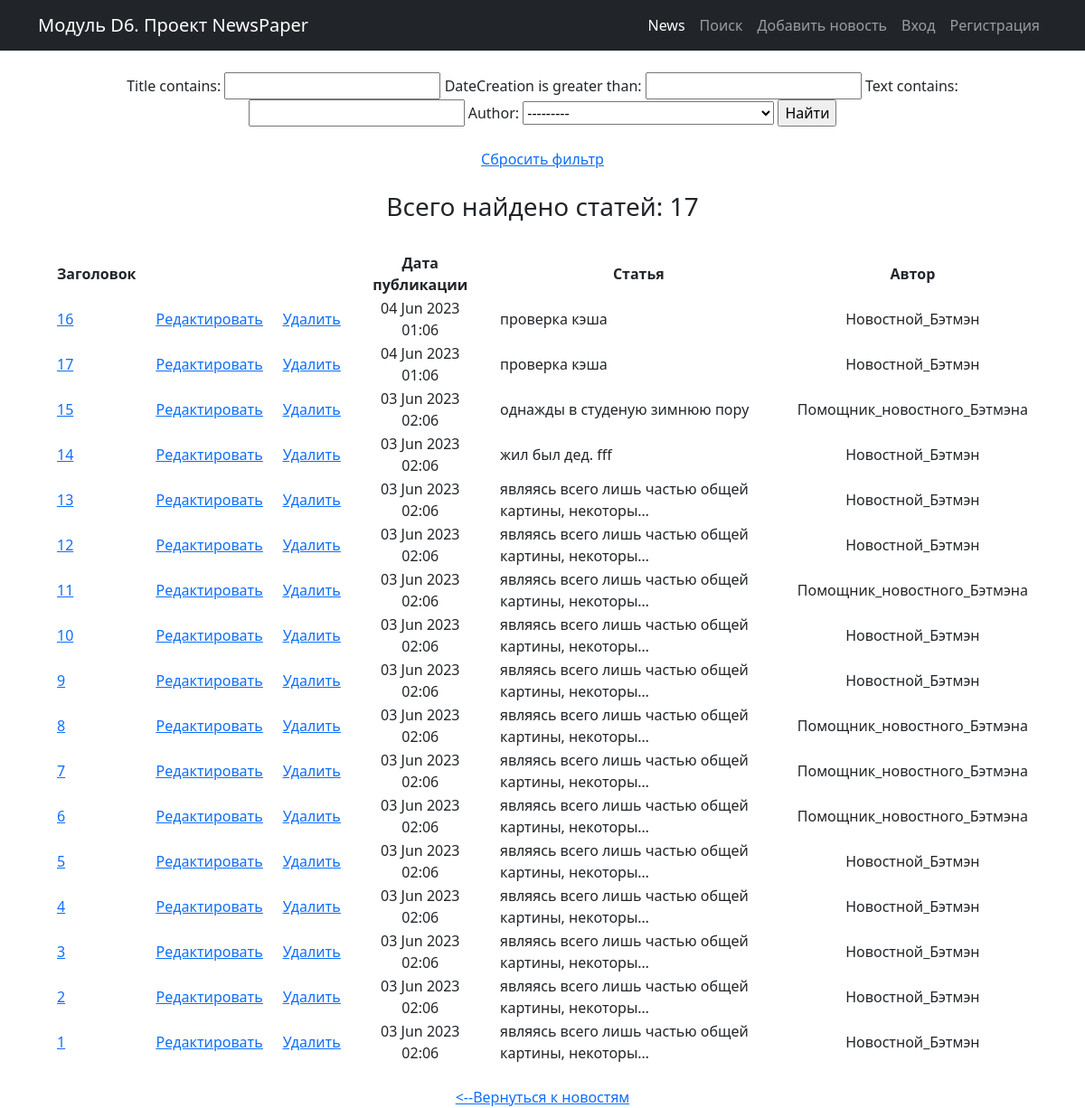
The app's page /news/search/ with its own data.
### news/models.py (models this page shows, shortened)
class Post(models.Model):
    author = models.ForeignKey(Author, on_delete=models.CASCADE)
    NEWS = 'NW'
    ARTICLE = 'AR'
    CATEGORY_CHOICES = (
        (NEWS, 'Новость'),
        (ARTICLE, 'Статья')
    )
    categoryType = models.CharField(max_length=2, choices=CATEGORY_CHOICES, default=ARTICLE)
    dateCreation = models.DateTimeField(auto_now_add=True)
    postCategory = models.ManyToManyField(Category, through='PostCategory')
    title = models.CharField(max_length=128)
    text = models.TextField()
    rating = models.SmallIntegerField(default=0)

class Author(models.Model):
    authorUser = models.OneToOneField(User, on_delete=models.CASCADE)
    ratingAuthor = models.SmallIntegerField(default=0)
    def __str__(self):
        return f'{self.authorUser}'

### news/views.py (the view)
# urls.py: path('search/', PostSearchView.as_view(), name='post_search'), # Ссылка на поиск статьи
class PostSearchView(ListView):
    model = Post
    template_name = 'news_app/post_search.html'
    context_object_name = 'news'  # это имя списка, в котором будут лежать все объекты,
    ordering = ['-dateCreation'] # сортировка по дате публикации, сначала более новые /  queryset = Post.objects.order_by('-dateCreation')
    def get_context_data(self, **kwargs):
        context = super().get_context_data(**kwargs)
        context['filter'] = PostFilter(self.request.GET, queryset=self.get_queryset()) # вписываем наш фильтр в контекст
        return context

### news/templatetags/custom_filters.py (called while the page is built)
@register.filter(name='censor') # регистрируем наш фильтр под именем censor,
def censor(censor_text): # первый аргумент здесь — это то значение, к которому надо применить фильтр,
    for word in censor_words:
        censor_text = censor_text.lower().replace(word.lower(), '*censor*')  # переводим в строчные буквы, заменяем на *censor*
    return censor_text # возвращаемое функцией значение — это то значение, которое подставится к нам в шаблон

### templates/news_app/post_search.html (shortened to what this page needs)
{% extends 'flatpages/default.html' %}
{% load custom_filters %}
{% block content %}
    <br>
    {% if news %}
        <form method="GET">
            {{ filter.form }}
            <input type="submit" value="Найти">
            <br><br>
            <a href="{% url 'post_search' %}">Сбросить фильтр</a>
        </form>
        <br>
        <h3>Всего найдено статей:  {{ filter.qs|length }} </h3>
        <br>
        <table style="border-collapse: separate; border-spacing: 20px 0;">
            <thead>
                <th> Заголовок </th>
                <th></th>
                <th></th>
                <th> Дата публикации </th>
                <th> Статья </th>
                <th> Автор </th>
            </thead>
            {% for post in filter.qs %}
                <tr>
                    <td class="text-start">
                        <a href="{% url 'post_detail' post.id %}"> {{ post.title|censor|truncatechars:30 }}</a>
                    </td>
                    <td>
                        <a href="{% url 'post_update' post.id %}"><u>Редактировать</u></a>
                    </td>
                    <td>
                        <a href="{% url 'post_delete' post.id %}"><u> Удалить </u></a>
                    </td>
                    <td> {{ post.dateCreation|date:'d M Y h:m' }} </td>
                    <td class="text-start"> {{ post.text|censor|truncatechars:50 }} </td>
                    <td> {{ post.author }} </td>
                </tr>
            {% endfor %}
        </table>
        {% else %}
            <br>
            <h2>Статей нет!</h2>
    {% endif %}
    <br>
    <a href="/news/"> <--Вернуться к новостям </a>
{% endblock content %}

### records on screen
Post: title|censor "16", dateCreation "04 Jun 2023 01:06", text|censor "проверка кэша", author "Новостной_Бэтмэн"
Post: title|censor "17", dateCreation "04 Jun 2023 01:06", text|censor "проверка кэша", author "Новостной_Бэтмэн"
Post: title|censor "15", dateCreation "03 Jun 2023 02:06", text|censor "однажды в студеную зимнюю пору", author "Помощник_новостного_Бэтмэна"
Post: title|censor "14", dateCreation "03 Jun 2023 02:06", text|censor "жил был дед. fff", author "Новостной_Бэтмэн"
Post: title|censor "13", dateCreation "03 Jun 2023 02:06", text|censor "являясь всего лишь частью общей картины, некоторы…", author "Новостной_Бэтмэн"
Post: title|censor "12", dateCreation "03 Jun 2023 02:06", text|censor "являясь всего лишь частью общей картины, некоторы…", author "Новостной_Бэтмэн"
Post: title|censor "11", dateCreation "03 Jun 2023 02:06", text|censor "являясь всего лишь частью общей картины, некоторы…", author "Помощник_новостного_Бэтмэна"
Post: title|censor "10", dateCreation "03 Jun 2023 02:06", text|censor "являясь всего лишь частью общей картины, некоторы…", author "Новостной_Бэтмэн"
Post: title|censor "9", dateCreation "03 Jun 2023 02:06", text|censor "являясь всего лишь частью общей картины, некоторы…", author "Новостной_Бэтмэн"
Post: title|censor "8", dateCreation "03 Jun 2023 02:06", text|censor "являясь всего лишь частью общей картины, некоторы…", author "Помощник_новостного_Бэтмэна"
Post: title|censor "7", dateCreation "03 Jun 2023 02:06", text|censor "являясь всего лишь частью общей картины, некоторы…", author "Помощник_новостного_Бэтмэна"
Post: title|censor "6", dateCreation "03 Jun 2023 02:06", text|censor "являясь всего лишь частью общей картины, некоторы…", author "Помощник_новостного_Бэтмэна"
Post: title|censor "5", dateCreation "03 Jun 2023 02:06", text|censor "являясь всего лишь частью общей картины, некоторы…", author "Новостной_Бэтмэн"
Post: title|censor "4", dateCreation "03 Jun 2023 02:06", text|censor "являясь всего лишь частью общей картины, некоторы…", author "Новостной_Бэтмэн"
Post: title|censor "3", dateCreation "03 Jun 2023 02:06", text|censor "являясь всего лишь частью общей картины, некоторы…", author "Новостной_Бэтмэн"
Post: title|censor "2", dateCreation "03 Jun 2023 02:06", text|censor "являясь всего лишь частью общей картины, некоторы…", author "Новостной_Бэтмэн"
Post: title|censor "1", dateCreation "03 Jun 2023 02:06", text|censor "являясь всего лишь частью общей картины, некоторы…", author "Новостной_Бэтмэн"

### other values on screen
{{ filter.qs|length }} "17"
